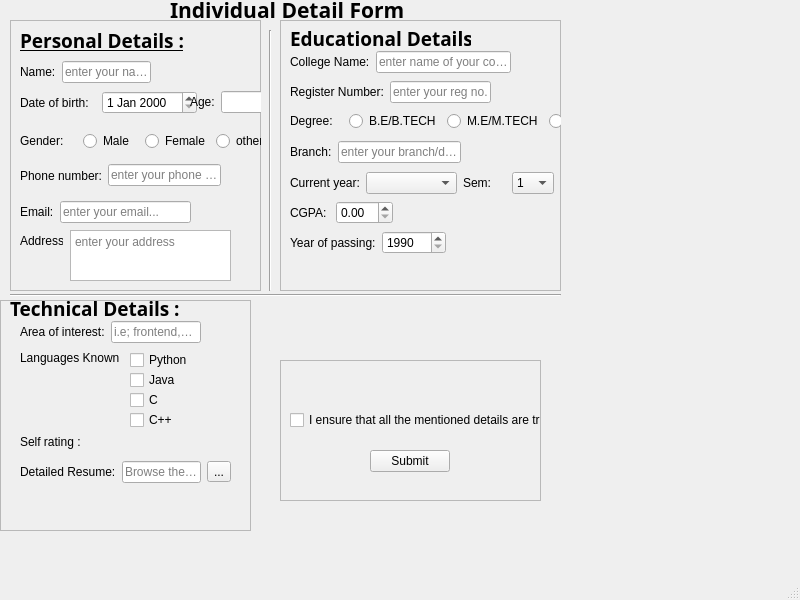
<?xml version="1.0" encoding="UTF-8"?>
<ui version="4.0">
 <class>MainWindow</class>
 <widget class="QMainWindow" name="MainWindow">
  <property name="geometry">
   <rect>
    <x>0</x>
    <y>0</y>
    <width>800</width>
    <height>600</height>
   </rect>
  </property>
  <property name="windowTitle">
   <string>MainWindow</string>
  </property>
  <widget class="QWidget" name="centralwidget">
   <widget class="QFrame" name="GeneralDetails">
    <property name="geometry">
     <rect>
      <x>10</x>
      <y>20</y>
      <width>251</width>
      <height>271</height>
     </rect>
    </property>
    <property name="frameShape">
     <enum>QFrame::StyledPanel</enum>
    </property>
    <property name="frameShadow">
     <enum>QFrame::Raised</enum>
    </property>
    <widget class="QLabel" name="label_7">
     <property name="geometry">
      <rect>
       <x>10</x>
       <y>210</y>
       <width>43</width>
       <height>22</height>
      </rect>
     </property>
     <property name="text">
      <string>Address:</string>
     </property>
    </widget>
    <widget class="QTextEdit" name="textEdit">
     <property name="geometry">
      <rect>
       <x>60</x>
       <y>210</y>
       <width>161</width>
       <height>51</height>
      </rect>
     </property>
     <property name="html">
      <string>&lt;!DOCTYPE HTML PUBLIC &quot;-//W3C//DTD HTML 4.0//EN&quot; &quot;http://www.w3.org/TR/REC-html40/strict.dtd&quot;&gt;
&lt;html&gt;&lt;head&gt;&lt;meta name=&quot;qrichtext&quot; content=&quot;1&quot; /&gt;&lt;style type=&quot;text/css&quot;&gt;
p, li { white-space: pre-wrap; }
&lt;/style&gt;&lt;/head&gt;&lt;body style=&quot; font-family:'MS Shell Dlg 2'; font-size:7.8pt; font-weight:400; font-style:normal;&quot;&gt;
&lt;p style=&quot;-qt-paragraph-type:empty; margin-top:0px; margin-bottom:0px; margin-left:0px; margin-right:0px; -qt-block-indent:0; text-indent:0px; font-size:8pt;&quot;&gt;&lt;br /&gt;&lt;/p&gt;&lt;/body&gt;&lt;/html&gt;</string>
     </property>
     <property name="placeholderText">
      <string>enter your address</string>
     </property>
    </widget>
    <widget class="QLabel" name="label_8">
     <property name="geometry">
      <rect>
       <x>10</x>
       <y>10</y>
       <width>171</width>
       <height>21</height>
      </rect>
     </property>
     <property name="font">
      <font>
       <family>Perpetua</family>
       <pointsize>14</pointsize>
       <weight>75</weight>
       <italic>false</italic>
       <bold>true</bold>
       <underline>true</underline>
      </font>
     </property>
     <property name="autoFillBackground">
      <bool>false</bool>
     </property>
     <property name="text">
      <string>Personal Details :</string>
     </property>
     <property name="textFormat">
      <enum>Qt::MarkdownText</enum>
     </property>
    </widget>
    <widget class="QWidget" name="layoutWidget">
     <property name="geometry">
      <rect>
       <x>10</x>
       <y>40</y>
       <width>131</width>
       <height>24</height>
      </rect>
     </property>
     <layout class="QHBoxLayout" name="horizontalLayout">
      <item>
       <widget class="QLabel" name="label">
        <property name="text">
         <string>Name:</string>
        </property>
       </widget>
      </item>
      <item>
       <widget class="QLineEdit" name="lineEdit">
        <property name="placeholderText">
         <string>enter your name</string>
        </property>
       </widget>
      </item>
     </layout>
    </widget>
    <widget class="QWidget" name="layoutWidget">
     <property name="geometry">
      <rect>
       <x>10</x>
       <y>180</y>
       <width>171</width>
       <height>24</height>
      </rect>
     </property>
     <layout class="QHBoxLayout" name="horizontalLayout_6">
      <item>
       <widget class="QLabel" name="label_6">
        <property name="text">
         <string>Email:</string>
        </property>
       </widget>
      </item>
      <item>
       <widget class="QLineEdit" name="lineEdit_4">
        <property name="placeholderText">
         <string>enter your email...</string>
        </property>
       </widget>
      </item>
     </layout>
    </widget>
    <widget class="QWidget" name="layoutWidget">
     <property name="geometry">
      <rect>
       <x>10</x>
       <y>70</y>
       <width>177</width>
       <height>25</height>
      </rect>
     </property>
     <layout class="QHBoxLayout" name="horizontalLayout_2">
      <item>
       <widget class="QLabel" name="label_3">
        <property name="text">
         <string>Date of birth:</string>
        </property>
       </widget>
      </item>
      <item>
       <widget class="QDateEdit" name="dateEdit"/>
      </item>
     </layout>
    </widget>
    <widget class="QWidget" name="layoutWidget">
     <property name="geometry">
      <rect>
       <x>10</x>
       <y>110</y>
       <width>255</width>
       <height>22</height>
      </rect>
     </property>
     <layout class="QHBoxLayout" name="horizontalLayout_3">
      <item>
       <widget class="QLabel" name="label_4">
        <property name="text">
         <string>Gender:</string>
        </property>
       </widget>
      </item>
      <item>
       <widget class="QRadioButton" name="radioButton">
        <property name="text">
         <string>Male</string>
        </property>
       </widget>
      </item>
      <item>
       <widget class="QRadioButton" name="radioButton_2">
        <property name="text">
         <string>Female</string>
        </property>
       </widget>
      </item>
      <item>
       <widget class="QRadioButton" name="radioButton_3">
        <property name="text">
         <string>others</string>
        </property>
       </widget>
      </item>
     </layout>
    </widget>
    <widget class="QWidget" name="layoutWidget">
     <property name="geometry">
      <rect>
       <x>180</x>
       <y>70</y>
       <width>103</width>
       <height>24</height>
      </rect>
     </property>
     <layout class="QHBoxLayout" name="horizontalLayout_4">
      <item>
       <widget class="QLabel" name="label_2">
        <property name="text">
         <string>Age:</string>
        </property>
       </widget>
      </item>
      <item>
       <widget class="QLineEdit" name="lineEdit_2">
        <property name="placeholderText">
         <string/>
        </property>
       </widget>
      </item>
     </layout>
    </widget>
    <widget class="QWidget" name="layoutWidget">
     <property name="geometry">
      <rect>
       <x>10</x>
       <y>140</y>
       <width>201</width>
       <height>31</height>
      </rect>
     </property>
     <layout class="QHBoxLayout" name="horizontalLayout_7">
      <item>
       <widget class="QLabel" name="label_5">
        <property name="text">
         <string>Phone number:</string>
        </property>
       </widget>
      </item>
      <item>
       <widget class="QLineEdit" name="lineEdit_3">
        <property name="placeholderText">
         <string>enter your phone no.</string>
        </property>
       </widget>
      </item>
     </layout>
    </widget>
   </widget>
   <widget class="QFrame" name="frame_2">
    <property name="geometry">
     <rect>
      <x>280</x>
      <y>20</y>
      <width>281</width>
      <height>271</height>
     </rect>
    </property>
    <property name="frameShape">
     <enum>QFrame::StyledPanel</enum>
    </property>
    <property name="frameShadow">
     <enum>QFrame::Raised</enum>
    </property>
    <widget class="QLabel" name="label_15">
     <property name="geometry">
      <rect>
       <x>10</x>
       <y>10</y>
       <width>181</width>
       <height>16</height>
      </rect>
     </property>
     <property name="font">
      <font>
       <family>Perpetua</family>
       <pointsize>14</pointsize>
       <weight>75</weight>
       <bold>true</bold>
       <underline>true</underline>
      </font>
     </property>
     <property name="text">
      <string>Educational Details :</string>
     </property>
    </widget>
    <widget class="QWidget" name="layoutWidget">
     <property name="geometry">
      <rect>
       <x>10</x>
       <y>150</y>
       <width>264</width>
       <height>26</height>
      </rect>
     </property>
     <layout class="QHBoxLayout" name="horizontalLayout_13">
      <item>
       <layout class="QHBoxLayout" name="horizontalLayout_12">
        <item>
         <widget class="QLabel" name="label_13">
          <property name="text">
           <string>Current year:</string>
          </property>
         </widget>
        </item>
        <item>
         <widget class="QComboBox" name="comboBox">
          <property name="currentText">
           <string/>
          </property>
          <property name="placeholderText">
           <string>Select year</string>
          </property>
          <item>
           <property name="text">
            <string>Select year</string>
           </property>
          </item>
          <item>
           <property name="text">
            <string>1st year</string>
           </property>
          </item>
          <item>
           <property name="text">
            <string>2nd year</string>
           </property>
          </item>
          <item>
           <property name="text">
            <string>3rd year</string>
           </property>
          </item>
          <item>
           <property name="text">
            <string>4th year</string>
           </property>
          </item>
         </widget>
        </item>
       </layout>
      </item>
      <item>
       <widget class="QLabel" name="label_14">
        <property name="text">
         <string>Sem:</string>
        </property>
       </widget>
      </item>
      <item>
       <widget class="QComboBox" name="comboBox_2">
        <item>
         <property name="text">
          <string>1</string>
         </property>
        </item>
        <item>
         <property name="text">
          <string>2</string>
         </property>
        </item>
        <item>
         <property name="text">
          <string>3</string>
         </property>
        </item>
        <item>
         <property name="text">
          <string>4</string>
         </property>
        </item>
        <item>
         <property name="text">
          <string>5</string>
         </property>
        </item>
        <item>
         <property name="text">
          <string>6</string>
         </property>
        </item>
       </widget>
      </item>
     </layout>
    </widget>
    <widget class="QWidget" name="layoutWidget">
     <property name="geometry">
      <rect>
       <x>10</x>
       <y>30</y>
       <width>221</width>
       <height>24</height>
      </rect>
     </property>
     <layout class="QHBoxLayout" name="horizontalLayout_5">
      <item>
       <widget class="QLabel" name="label_9">
        <property name="text">
         <string>College Name:</string>
        </property>
       </widget>
      </item>
      <item>
       <widget class="QLineEdit" name="lineEdit_5">
        <property name="placeholderText">
         <string>enter name of your college</string>
        </property>
       </widget>
      </item>
     </layout>
    </widget>
    <widget class="QWidget" name="layoutWidget">
     <property name="geometry">
      <rect>
       <x>10</x>
       <y>60</y>
       <width>201</width>
       <height>24</height>
      </rect>
     </property>
     <layout class="QHBoxLayout" name="horizontalLayout_8">
      <item>
       <widget class="QLabel" name="label_10">
        <property name="text">
         <string>Register Number:</string>
        </property>
       </widget>
      </item>
      <item>
       <widget class="QLineEdit" name="lineEdit_6">
        <property name="placeholderText">
         <string>enter your reg no.</string>
        </property>
       </widget>
      </item>
     </layout>
    </widget>
    <widget class="QWidget" name="layoutWidget">
     <property name="geometry">
      <rect>
       <x>10</x>
       <y>90</y>
       <width>311</width>
       <height>22</height>
      </rect>
     </property>
     <layout class="QHBoxLayout" name="horizontalLayout_10">
      <item>
       <widget class="QLabel" name="label_11">
        <property name="text">
         <string>Degree:</string>
        </property>
       </widget>
      </item>
      <item>
       <widget class="QRadioButton" name="radioButton_4">
        <property name="text">
         <string>B.E/B.TECH</string>
        </property>
       </widget>
      </item>
      <item>
       <widget class="QRadioButton" name="radioButton_5">
        <property name="text">
         <string>M.E/M.TECH</string>
        </property>
       </widget>
      </item>
      <item>
       <widget class="QRadioButton" name="radioButton_6">
        <property name="text">
         <string>MBA</string>
        </property>
       </widget>
      </item>
     </layout>
    </widget>
    <widget class="QWidget" name="layoutWidget">
     <property name="geometry">
      <rect>
       <x>10</x>
       <y>120</y>
       <width>171</width>
       <height>24</height>
      </rect>
     </property>
     <layout class="QHBoxLayout" name="horizontalLayout_11">
      <item>
       <widget class="QLabel" name="label_12">
        <property name="text">
         <string>Branch:</string>
        </property>
       </widget>
      </item>
      <item>
       <widget class="QLineEdit" name="lineEdit_7">
        <property name="placeholderText">
         <string>enter your branch/dept</string>
        </property>
       </widget>
      </item>
     </layout>
    </widget>
    <widget class="QWidget" name="layoutWidget">
     <property name="geometry">
      <rect>
       <x>10</x>
       <y>180</y>
       <width>103</width>
       <height>25</height>
      </rect>
     </property>
     <layout class="QHBoxLayout" name="horizontalLayout_14">
      <item>
       <widget class="QLabel" name="label_16">
        <property name="text">
         <string>CGPA:</string>
        </property>
       </widget>
      </item>
      <item>
       <widget class="QDoubleSpinBox" name="doubleSpinBox"/>
      </item>
     </layout>
    </widget>
    <widget class="QWidget" name="layoutWidget">
     <property name="geometry">
      <rect>
       <x>10</x>
       <y>210</y>
       <width>156</width>
       <height>25</height>
      </rect>
     </property>
     <layout class="QHBoxLayout" name="horizontalLayout_15">
      <item>
       <widget class="QLabel" name="label_18">
        <property name="text">
         <string>Year of passing:</string>
        </property>
       </widget>
      </item>
      <item>
       <widget class="QSpinBox" name="spinBox">
        <property name="minimum">
         <number>1990</number>
        </property>
        <property name="maximum">
         <number>2030</number>
        </property>
       </widget>
      </item>
     </layout>
    </widget>
    <widget class="QWidget" name="layoutWidget">
     <property name="geometry">
      <rect>
       <x>10</x>
       <y>240</y>
       <width>145</width>
       <height>25</height>
      </rect>
     </property>
     <layout class="QHBoxLayout" name="horizontalLayout_16"/>
    </widget>
   </widget>
   <widget class="Line" name="line">
    <property name="geometry">
     <rect>
      <x>255</x>
      <y>30</y>
      <width>31</width>
      <height>261</height>
     </rect>
    </property>
    <property name="orientation">
     <enum>Qt::Vertical</enum>
    </property>
   </widget>
   <widget class="Line" name="line_2">
    <property name="geometry">
     <rect>
      <x>10</x>
      <y>280</y>
      <width>551</width>
      <height>31</height>
     </rect>
    </property>
    <property name="orientation">
     <enum>Qt::Horizontal</enum>
    </property>
   </widget>
   <widget class="QFrame" name="frame">
    <property name="geometry">
     <rect>
      <x>0</x>
      <y>300</y>
      <width>251</width>
      <height>231</height>
     </rect>
    </property>
    <property name="frameShape">
     <enum>QFrame::StyledPanel</enum>
    </property>
    <property name="frameShadow">
     <enum>QFrame::Raised</enum>
    </property>
    <widget class="QLabel" name="label_21">
     <property name="geometry">
      <rect>
       <x>20</x>
       <y>50</y>
       <width>101</width>
       <height>16</height>
      </rect>
     </property>
     <property name="text">
      <string>Languages Known :</string>
     </property>
    </widget>
    <widget class="QCheckBox" name="checkBox">
     <property name="geometry">
      <rect>
       <x>130</x>
       <y>50</y>
       <width>72</width>
       <height>20</height>
      </rect>
     </property>
     <property name="text">
      <string>Python</string>
     </property>
    </widget>
    <widget class="QCheckBox" name="checkBox_2">
     <property name="geometry">
      <rect>
       <x>130</x>
       <y>70</y>
       <width>72</width>
       <height>20</height>
      </rect>
     </property>
     <property name="text">
      <string>Java</string>
     </property>
    </widget>
    <widget class="QCheckBox" name="checkBox_3">
     <property name="geometry">
      <rect>
       <x>130</x>
       <y>90</y>
       <width>72</width>
       <height>20</height>
      </rect>
     </property>
     <property name="text">
      <string>C</string>
     </property>
    </widget>
    <widget class="QCheckBox" name="checkBox_4">
     <property name="geometry">
      <rect>
       <x>130</x>
       <y>110</y>
       <width>72</width>
       <height>20</height>
      </rect>
     </property>
     <property name="text">
      <string>C++</string>
     </property>
    </widget>
    <widget class="QLabel" name="label_23">
     <property name="geometry">
      <rect>
       <x>10</x>
       <y>0</y>
       <width>221</width>
       <height>16</height>
      </rect>
     </property>
     <property name="font">
      <font>
       <family>Perpetua</family>
       <pointsize>14</pointsize>
       <weight>75</weight>
       <bold>true</bold>
       <underline>true</underline>
      </font>
     </property>
     <property name="text">
      <string>Technical Details :</string>
     </property>
    </widget>
    <widget class="QWidget" name="layoutWidget">
     <property name="geometry">
      <rect>
       <x>20</x>
       <y>20</y>
       <width>181</width>
       <height>24</height>
      </rect>
     </property>
     <layout class="QHBoxLayout" name="horizontalLayout_17">
      <item>
       <widget class="QLabel" name="label_19">
        <property name="text">
         <string>Area of interest:</string>
        </property>
       </widget>
      </item>
      <item>
       <widget class="QLineEdit" name="lineEdit_9">
        <property name="placeholderText">
         <string>i.e; frontend,etc..</string>
        </property>
       </widget>
      </item>
     </layout>
    </widget>
    <widget class="QWidget" name="layoutWidget">
     <property name="geometry">
      <rect>
       <x>20</x>
       <y>160</y>
       <width>211</width>
       <height>24</height>
      </rect>
     </property>
     <layout class="QHBoxLayout" name="horizontalLayout_18">
      <item>
       <widget class="QLabel" name="label_24">
        <property name="text">
         <string>Detailed Resume:</string>
        </property>
       </widget>
      </item>
      <item>
       <widget class="QLineEdit" name="lineEdit_10">
        <property name="placeholderText">
         <string>Browse the file</string>
        </property>
       </widget>
      </item>
      <item>
       <widget class="QToolButton" name="toolButton">
        <property name="text">
         <string>...</string>
        </property>
       </widget>
      </item>
     </layout>
    </widget>
    <widget class="QWidget" name="layoutWidget">
     <property name="geometry">
      <rect>
       <x>20</x>
       <y>130</y>
       <width>211</width>
       <height>24</height>
      </rect>
     </property>
     <layout class="QHBoxLayout" name="horizontalLayout_19">
      <item>
       <widget class="QLabel" name="label_22">
        <property name="text">
         <string>Self rating :</string>
        </property>
       </widget>
      </item>
     </layout>
    </widget>
   </widget>
   <widget class="QLabel" name="label_30">
    <property name="geometry">
     <rect>
      <x>170</x>
      <y>0</y>
      <width>241</width>
      <height>20</height>
     </rect>
    </property>
    <property name="font">
     <font>
      <family>Perpetua</family>
      <pointsize>16</pointsize>
      <weight>75</weight>
      <bold>true</bold>
      <underline>true</underline>
     </font>
    </property>
    <property name="text">
     <string>Individual Detail Form</string>
    </property>
   </widget>
   <widget class="QFrame" name="frame_3">
    <property name="geometry">
     <rect>
      <x>280</x>
      <y>360</y>
      <width>261</width>
      <height>141</height>
     </rect>
    </property>
    <property name="frameShape">
     <enum>QFrame::StyledPanel</enum>
    </property>
    <property name="frameShadow">
     <enum>QFrame::Raised</enum>
    </property>
    <widget class="QCheckBox" name="checkBox_5">
     <property name="geometry">
      <rect>
       <x>10</x>
       <y>50</y>
       <width>251</width>
       <height>20</height>
      </rect>
     </property>
     <property name="text">
      <string>I ensure that all the mentioned details are true</string>
     </property>
    </widget>
    <widget class="QPushButton" name="pushButton">
     <property name="geometry">
      <rect>
       <x>90</x>
       <y>90</y>
       <width>80</width>
       <height>22</height>
      </rect>
     </property>
     <property name="text">
      <string>Submit</string>
     </property>
    </widget>
   </widget>
  </widget>
  <widget class="QMenuBar" name="menubar">
   <property name="geometry">
    <rect>
     <x>0</x>
     <y>0</y>
     <width>800</width>
     <height>26</height>
    </rect>
   </property>
  </widget>
  <widget class="QStatusBar" name="statusbar"/>
 </widget>
 <resources/>
 <connections/>
</ui>
